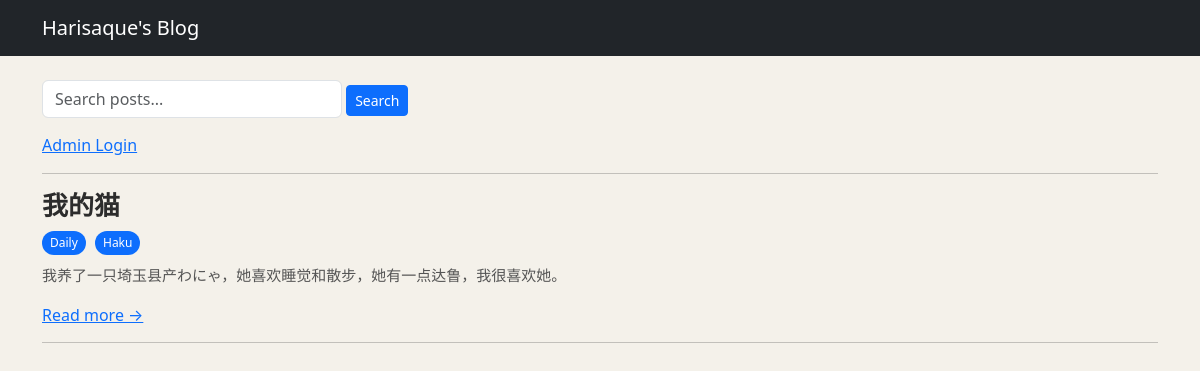
Before: / with the older database file.
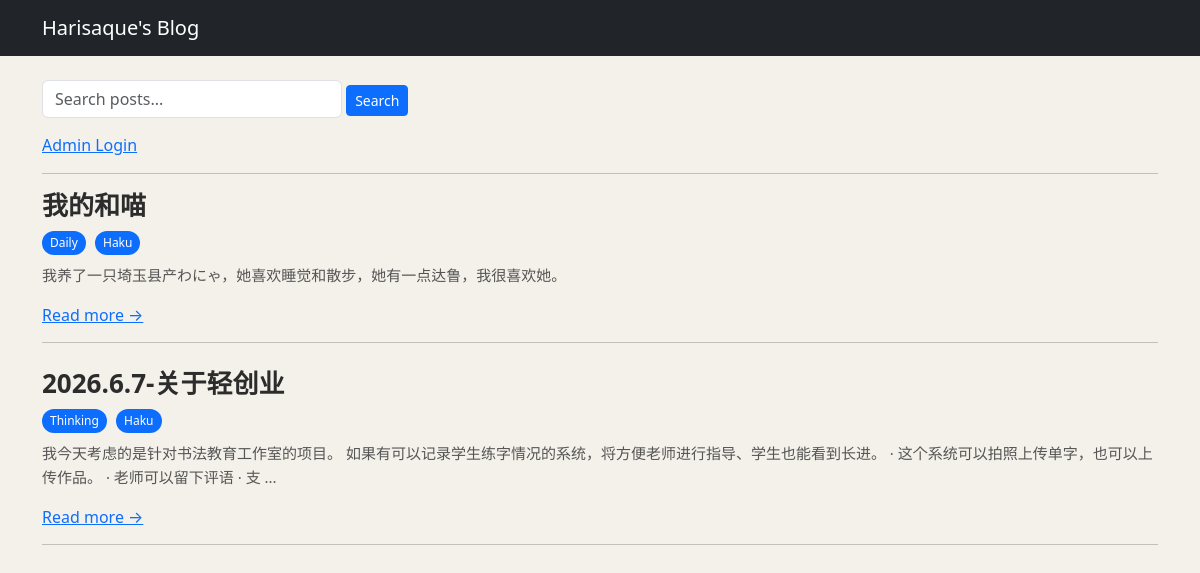
After: the same page with the newer database file.
### models.py (models this page shows)
class Post(Base):
    __tablename__ = "posts"
    id: Mapped[int] = mapped_column(primary_key=True, index=True)
    title: Mapped[str] = mapped_column(nullable=False)
    content: Mapped[str] = mapped_column(nullable=False)
    tags: Mapped[str] = mapped_column(default="", nullable=False)

### main.py (the view)
@app.get("/")
def homepage(request: Request, db: Session = Depends(get_db)):
    posts = db.query(models.Post).all()
    return templates.TemplateResponse(
        request=request,
        name="index.html",
        context={
            "posts": posts,
            "is_admin": request.session.get("is_admin", False)
        }
    )

### templates/index.html (shortened to what this page needs)
{% extends "base.html" %}
{% block content %}
<form action="/search" method="get" style="margin-bottom: 15px;">
    <input type="text" name="q" placeholder="Search posts..." class="form-control" style="max-width: 300px; display:inline-block;">
    <button type="submit" class="btn btn-primary btn-sm">Search</button>
</form>
{% if is_admin %}
    <a href="/posts/create">✏️ New Post</a> |
    <a href="/logout">Logout</a>
{% else %}
    <a href="/login">Admin Login</a>
{% endif %}
<hr>
{% for post in posts %}
    <div style="margin-bottom: 25px;">
        <h2 style="font-size: 26px; font-weight: 600; margin-bottom: 8px;">
            {{ post.title }}
        </h2>
        {% if post.tags %}
            <div style="margin-bottom: 8px;">
                {% for tag in post.tags.split(',') %}
                    <a href="/tag/{{ tag.strip() }}"
                       style="
                           display:inline-block;
                           padding:3px 8px;
                           margin-right:5px;
                           font-size:12px;
                           background:#0d6efd;
                           color:white;
                           border-radius:12px;
                           text-decoration:none;
                       ">
                        {{ tag.strip() }}
                    </a>
                {% endfor %}
            </div>
        {% endif %}
        <p style="color:#555; font-size:15px; line-height:1.6;">
            {{ post.content[:100] }}
            {% if post.content|length > 100 %}...{% endif %}
        </p>
        <a href="/posts/{{ post.id }}" style="margin-right:10px;">
            Read more →
        </a>
        <hr style="margin-top:15px;">
    </div>
{% endfor %}
{% endblock %}

### templates/base.html (shortened to what this page needs)
<!DOCTYPE html>
<html>
<head>
    <link href="https://cdn.jsdelivr.net/npm/bootstrap@5.3.3/dist/css/bootstrap.min.css" rel="stylesheet">
    <link rel="stylesheet" href="/static/style.css">
</head>
<body>
<nav class="navbar navbar-dark bg-dark">
  <div class="container">
    <a class="navbar-brand" href="/">Harisaque's Blog</a>
  </div>
</nav>
<div class="container mt-4">
    {% block content %}{% endblock %}
</div>
</body>
</html>

### static/style.css (style rules this page uses)
body { background: #f4f1ea; color: #2c2c2c; }

Changed rows visible on the page:
changed Post "我养了一只埼玉县产わにゃ，她喜欢睡觉和散步，她有一点达鲁，我很喜欢她。": title "我的猫" → "我的和喵"
added Post: title "2026.6.7-关于轻创业", strip "Thinking" "Haku", content "我今天考虑的是针对书法教育工作室的项目。 如果有可以记录学生练字情况的系统，将方便老师进行指导、学生也能看到长进。 · 这个系统可以拍照上传单字，也可以上传作品。 · 老师可以留下评语 · 支"
